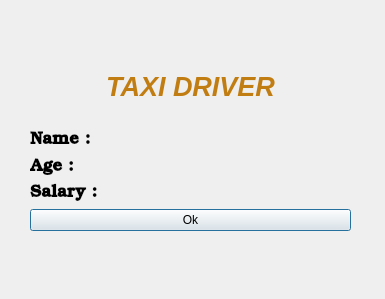
<?xml version="1.0" encoding="UTF-8"?>
<ui version="4.0">
 <class>Dialog</class>
 <widget class="QDialog" name="Dialog">
  <property name="geometry">
   <rect>
    <x>0</x>
    <y>0</y>
    <width>385</width>
    <height>299</height>
   </rect>
  </property>
  <property name="windowTitle">
   <string>Dialog</string>
  </property>
  <widget class="QWidget" name="">
   <property name="geometry">
    <rect>
     <x>30</x>
     <y>50</y>
     <width>321</width>
     <height>181</height>
    </rect>
   </property>
   <layout class="QVBoxLayout" name="verticalLayout_3">
    <item>
     <widget class="QLabel" name="label">
      <property name="text">
       <string>&lt;html&gt;&lt;head/&gt;&lt;body&gt;&lt;p align=&quot;center&quot;&gt;&lt;span style=&quot; font-size:20pt; font-weight:600; font-style:italic; color:#c17d11;&quot;&gt;TAXI DRIVER&lt;/span&gt;&lt;/p&gt;&lt;/body&gt;&lt;/html&gt;</string>
      </property>
     </widget>
    </item>
    <item>
     <layout class="QHBoxLayout" name="horizontalLayout">
      <item>
       <layout class="QVBoxLayout" name="verticalLayout">
        <item>
         <widget class="QLabel" name="label_7">
          <property name="font">
           <font>
            <family>URW Bookman L</family>
            <pointsize>13</pointsize>
            <weight>75</weight>
            <italic>false</italic>
            <bold>true</bold>
           </font>
          </property>
          <property name="text">
           <string>Name :</string>
          </property>
          <property name="textFormat">
           <enum>Qt::AutoText</enum>
          </property>
         </widget>
        </item>
        <item>
         <widget class="QLabel" name="label_6">
          <property name="font">
           <font>
            <family>URW Bookman L</family>
            <pointsize>13</pointsize>
            <weight>75</weight>
            <bold>true</bold>
           </font>
          </property>
          <property name="text">
           <string>Age :</string>
          </property>
         </widget>
        </item>
        <item>
         <widget class="QLabel" name="label_8">
          <property name="font">
           <font>
            <family>URW Bookman L</family>
            <pointsize>13</pointsize>
            <weight>75</weight>
            <bold>true</bold>
           </font>
          </property>
          <property name="text">
           <string>Salary :</string>
          </property>
         </widget>
        </item>
       </layout>
      </item>
      <item>
       <layout class="QVBoxLayout" name="verticalLayout_2">
        <item>
         <widget class="QLabel" name="label_9">
          <property name="text">
           <string/>
          </property>
         </widget>
        </item>
        <item>
         <widget class="QLabel" name="label_10">
          <property name="text">
           <string/>
          </property>
         </widget>
        </item>
        <item>
         <widget class="QLabel" name="label_11">
          <property name="text">
           <string/>
          </property>
         </widget>
        </item>
       </layout>
      </item>
     </layout>
    </item>
    <item>
     <widget class="QPushButton" name="pushButton">
      <property name="text">
       <string>Ok</string>
      </property>
     </widget>
    </item>
   </layout>
  </widget>
  <zorder>pushButton</zorder>
  <zorder>label</zorder>
  <zorder>label_3</zorder>
  <zorder>label_4</zorder>
  <zorder>label_5</zorder>
  <zorder>label_6</zorder>
  <zorder>label_7</zorder>
  <zorder>label_3</zorder>
  <zorder>label_6</zorder>
  <zorder>label_4</zorder>
  <zorder>label_5</zorder>
  <zorder>label_7</zorder>
  <zorder>label_8</zorder>
  <zorder>label</zorder>
  <zorder>pushButton</zorder>
  <zorder>label</zorder>
  <zorder>label_7</zorder>
  <zorder>label_8</zorder>
  <zorder>label_6</zorder>
  <zorder></zorder>
  <zorder>layoutWidget</zorder>
  <zorder></zorder>
 </widget>
 <resources/>
 <connections/>
</ui>
